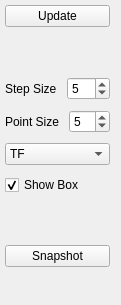
<?xml version="1.0" encoding="UTF-8"?>
<ui version="4.0">
 <class>ViewerMenu</class>
 <widget class="QWidget" name="ViewerMenu">
  <property name="geometry">
   <rect>
    <x>0</x>
    <y>0</y>
    <width>110</width>
    <height>305</height>
   </rect>
  </property>
  <property name="sizePolicy">
   <sizepolicy hsizetype="Minimum" vsizetype="Preferred">
    <horstretch>0</horstretch>
    <verstretch>0</verstretch>
   </sizepolicy>
  </property>
  <property name="maximumSize">
   <size>
    <width>150</width>
    <height>16777215</height>
   </size>
  </property>
  <property name="windowTitle">
   <string>Form</string>
  </property>
  <layout class="QVBoxLayout" name="verticalLayout">
   <property name="spacing">
    <number>10</number>
   </property>
   <property name="leftMargin">
    <number>5</number>
   </property>
   <property name="topMargin">
    <number>5</number>
   </property>
   <property name="bottomMargin">
    <number>5</number>
   </property>
   <item>
    <widget class="QPushButton" name="update">
     <property name="text">
      <string>Update</string>
     </property>
    </widget>
   </item>
   <item>
    <spacer name="verticalSpacer_3">
     <property name="orientation">
      <enum>Qt::Vertical</enum>
     </property>
     <property name="sizeType">
      <enum>QSizePolicy::Fixed</enum>
     </property>
     <property name="sizeHint" stdset="0">
      <size>
       <width>20</width>
       <height>40</height>
      </size>
     </property>
    </spacer>
   </item>
   <item>
    <layout class="QHBoxLayout" name="horizontalLayout">
     <item>
      <widget class="QLabel" name="label">
       <property name="text">
        <string>Step Size</string>
       </property>
      </widget>
     </item>
     <item>
      <widget class="QSpinBox" name="interval">
       <property name="maximum">
        <number>20</number>
       </property>
       <property name="value">
        <number>5</number>
       </property>
      </widget>
     </item>
    </layout>
   </item>
   <item>
    <layout class="QHBoxLayout" name="horizontalLayout_2">
     <item>
      <widget class="QLabel" name="label_2">
       <property name="text">
        <string>Point Size</string>
       </property>
      </widget>
     </item>
     <item>
      <widget class="QSpinBox" name="ptsize">
       <property name="minimum">
        <number>1</number>
       </property>
       <property name="maximum">
        <number>20</number>
       </property>
       <property name="value">
        <number>5</number>
       </property>
      </widget>
     </item>
    </layout>
   </item>
   <item>
    <widget class="QComboBox" name="voxchoice">
     <property name="sizePolicy">
      <sizepolicy hsizetype="Minimum" vsizetype="Fixed">
       <horstretch>0</horstretch>
       <verstretch>0</verstretch>
      </sizepolicy>
     </property>
     <item>
      <property name="text">
       <string>TF</string>
      </property>
     </item>
     <item>
      <property name="text">
       <string>Tags</string>
      </property>
     </item>
    </widget>
   </item>
   <item>
    <widget class="QCheckBox" name="box">
     <property name="text">
      <string>Show Box</string>
     </property>
     <property name="checked">
      <bool>true</bool>
     </property>
    </widget>
   </item>
   <item>
    <spacer name="verticalSpacer_2">
     <property name="orientation">
      <enum>Qt::Vertical</enum>
     </property>
     <property name="sizeType">
      <enum>QSizePolicy::Fixed</enum>
     </property>
     <property name="sizeHint" stdset="0">
      <size>
       <width>20</width>
       <height>40</height>
      </size>
     </property>
    </spacer>
   </item>
   <item>
    <widget class="QPushButton" name="snapshot">
     <property name="text">
      <string>Snapshot</string>
     </property>
    </widget>
   </item>
   <item>
    <spacer name="verticalSpacer">
     <property name="orientation">
      <enum>Qt::Vertical</enum>
     </property>
     <property name="sizeHint" stdset="0">
      <size>
       <width>20</width>
       <height>40</height>
      </size>
     </property>
    </spacer>
   </item>
  </layout>
 </widget>
 <resources/>
 <connections/>
</ui>
